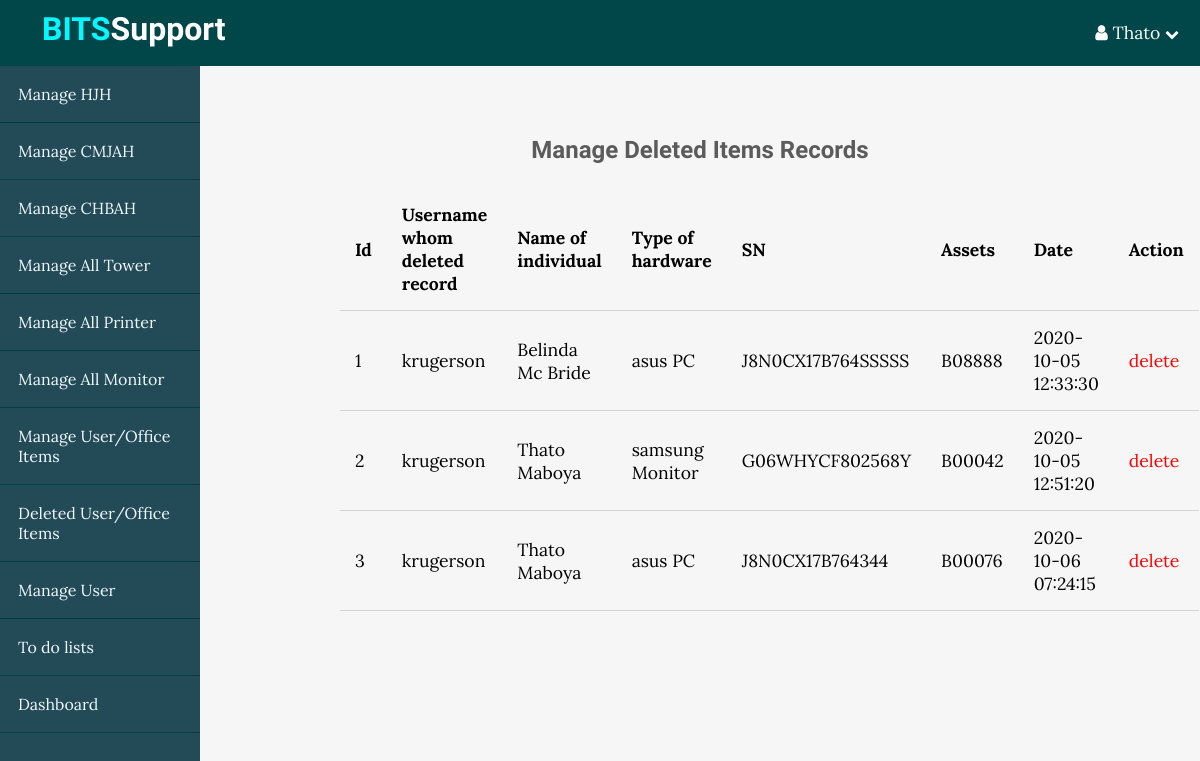
/BITS/dispute.php (signed in), run on the app's committed database.
### tables this page shows
CREATE TABLE `deleted_items` (
  `id` int(11) NOT NULL,
  `username` varchar(255) NOT NULL,
  `individual_holder_name` varchar(255) NOT NULL,
  `computer_name` varchar(255) NOT NULL,
  `serial_number` varchar(255) NOT NULL,
  `assets_number` varchar(255) NOT NULL,
  `created_at` timestamp NOT NULL DEFAULT current_timestamp()
);

### BITS/app/database/db.php (called while the page is built, shortened)
<?php
require("connect.php");
function selectAll($table, $conditions = []){
    global $conn;
    $sql = "SELECT * FROM $table";
    if (empty($conditions)){
        $stmt = $conn->prepare($sql);
        $stmt->execute();
        $records = $stmt->get_result()->fetch_all(MYSQLI_ASSOC);
        return $records;
    }
}

### BITS/app/controllers/support.php (called while the page is built, shortened)
<?php
include(ROOT_PATH . "/app/database/db.php");
$dispute_data = selectAll('deleted_items');

### BITS/dispute.php (the view, shortened to what this page needs)
<?php
include(ROOT_PATH . "/app/controllers/support.php");
?>
<!DOCTYPE html>
<html lang="en">
<head>
    <link rel="stylesheet" href="https://maxcdn.bootstrapcdn.com/font-awesome/4.5.0/css/font-awesome.min.css">
    <link rel="stylesheet" href="assets/css/style.css">
    <link rel="stylesheet" href="assets/css/admin.css">
</head>
<body>
<?php include(ROOT_PATH . "/app/includes/adminHeader.php");?>
<div class="admin-wrapper">
    <?php include(ROOT_PATH . "/app/includes/adminSidebar.php");?>
    <div class="admin-content">
        <div class="content">
            <h2 class="page-title">Manage Deleted Items Records</h2>
            <table>
                <thead>
                <th>Id</th>
                <th>Username whom deleted record</th>
                <th>Name of individual</th>
                <th>Type of hardware</th>
                <th>SN</th>
                <th>Assets</th>
                <th>Date</th>
                <th colspan="1">Action</th>
                </thead>
                <tbody>
                <?php foreach ($dispute_data as $key => $record): ?>
                    <tr>
                        <td><?php echo $key + 1; ?></td>
                        <td><?php echo $record['username']; ?></td>
                        <td><?php echo $record['individual_holder_name']; ?></td>
                        <td><?php echo $record['computer_name']; ?></td>
                        <td><?php echo $record['serial_number']; ?></td>
                        <td><?php echo $record['assets_number']; ?></td>
                        <td><?php echo $record['created_at']; ?></td>
                        <td><a href="dispute.php?dispute_delete_id=<?php echo $record['id']; ?>" class="delete">delete</a></td>
                    </tr>
                <?php endforeach; ?>
                </tbody>
            </table>
        </div>
    </div>
</div>
</body>
</html>

### BITS/assets/css/style.css (style rules this page uses)
* { box-sizing: border-box; }
html, body { height: 100%; padding: 0px; margin: 0px; background: #f6f6f6; font-family: 'Lora', Serif; }
h1, h2, h3, h4, h5, h6 { font-family: 'candal',Serif; color: #5c5b5b; margin: 5px; }
a { text-decoration: none; color: inherit; }
.content { width: 90%; margin: 30px auto 30px; }

### BITS/assets/css/admin.css (style rules this page uses)
.admin-wrapper { display: flex; height: calc(100% - 66px); }
.admin-wrapper .admin-content { flex: 8; height: 100%; padding: 40px 100px 100px; overflow-y: scroll; overflow-x: scroll; }
.admin-content .page-title { text-align: center; margin-bottom: 1.5rem; }
table { width: 100%; border-collapse: collapse; font-size: 1.1rem; }
th, td { padding: 15px; text-align: left; border-bottom: 1px solid #d3d3d3; }
.delete { color: red; }

### data on the page
deleted_items: username "krugerson", individual_holder_name "Belinda Mc Bride", computer_name "asus PC", serial_number "J8N0CX17B764SSSSS", assets_number "B08888", created_at "2020-10-05 12:33:30"
deleted_items: username "krugerson", individual_holder_name "Thato Maboya", computer_name "samsung Monitor", serial_number "G06WHYCF802568Y", assets_number "B00042", created_at "2020-10-05 12:51:20"
deleted_items: username "krugerson", individual_holder_name "Thato Maboya", computer_name "asus PC", serial_number "J8N0CX17B764344", assets_number "B00076", created_at "2020-10-06 07:24:15"

### other printed values
$_SESSION['username'] "Thato"
